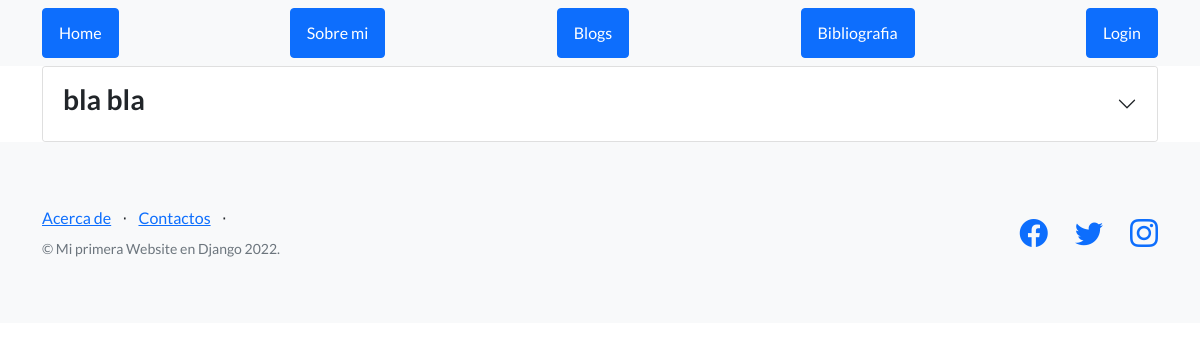
/bases/blogs/, run on an earlier commit of the app's database.
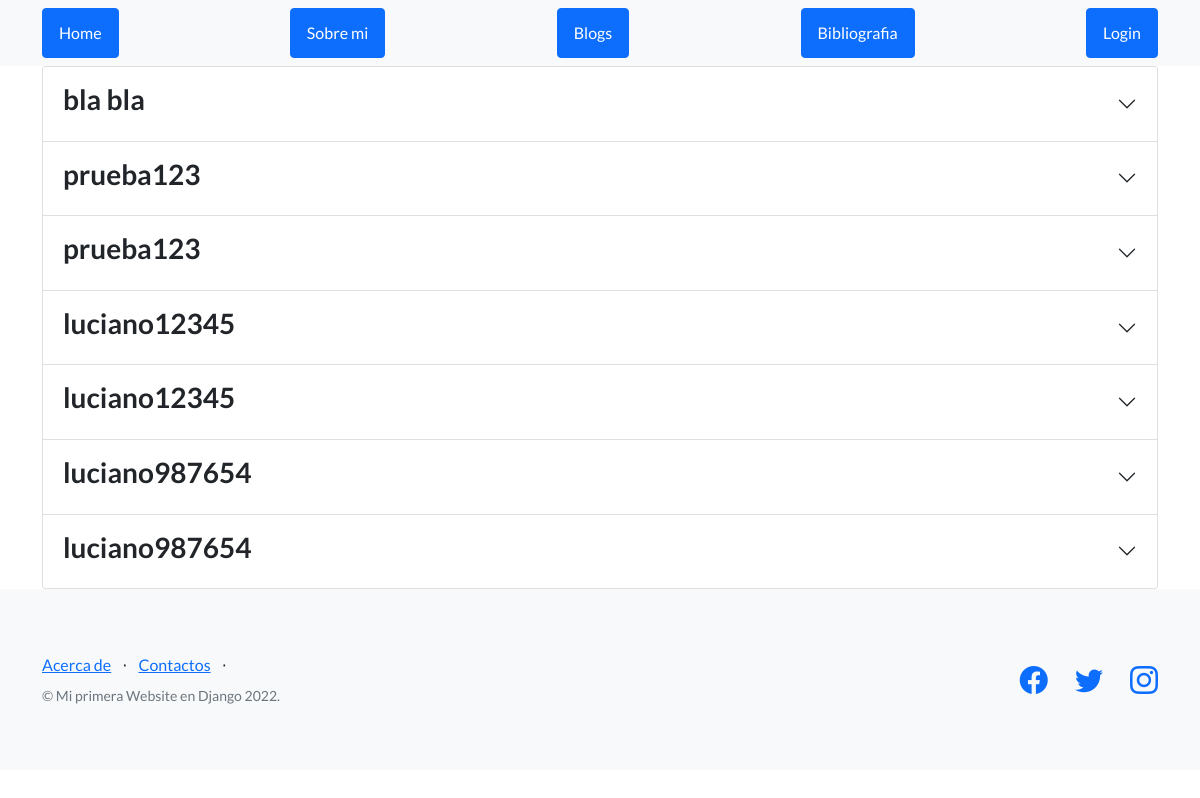
And on a later commit of the database.
### bases/models.py (models this page shows, shortened)
class Blogs(models.Model):
    title = models.CharField(max_length=20)
    subTitle = models.CharField(max_length=20)
    body = models.TextField()
    author = models.CharField(max_length=20)
    date = models.DateTimeField()

### bases/views.py (the view)
# urls.py: path('blogs/', views.blogs , name='blogs'),
def blogs(request):
    blogsAll = Blogs.objects.all()
    return render(
        request, "bases/blogs.html",
        {'blogsAll': blogsAll}
    )

### bases/templates/bases/blogs.html (shortened to what this page needs)
{% extends 'index/index.html' %}
{% block templates %}
    <div class="container-md">
        <div class="accordion" id="accordionPanelsStayOpenExample">
            {% for blog in  blogsAll%}
            <div class="accordion-item">
                <h4 class="accordion-header" id="headingOne">
                    <button class="accordion-button collapsed" type="button" data-bs-toggle="collapse" data-bs-target="#collapseOne" aria-expanded="true" aria-controls="collapseOne">
                        <h3>{{blog.title}}</h3>
                    </button>
                </h4>
            </div>
            {% endfor %}
        </div>
    </div>
{% endblock templates %}

What changed in the data, as far as the page shows it:
added Blogs: title "prueba123"
added Blogs: title "prueba123"
added Blogs: title "luciano12345"
added Blogs: title "luciano12345"
added Blogs: title "luciano987654"
added Blogs: title "luciano987654"
